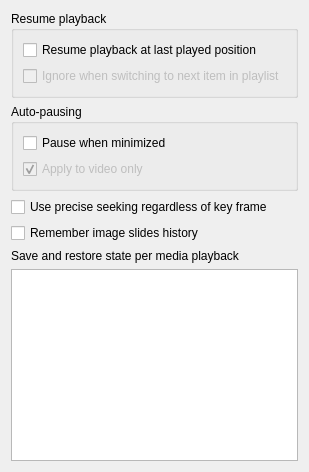
       <widget class="QWidget" name="playback">
        <property name="name" stdset="0">
         <string>Play</string>
        </property>
        <property name="icon" stdset="0">
         <iconset resource="../rsclist.qrc">
          <normaloff>:/img/media-playback-start-32.png</normaloff>:/img/media-playback-start-32.png</iconset>
        </property>
        <layout class="QVBoxLayout" name="verticalLayout_8">
         <item>
          <widget class="QGroupBox" name="groupBox_2">
           <property name="title">
            <string>Resume playback</string>
           </property>
           <layout class="QVBoxLayout" name="verticalLayout_6">
            <item>
             <widget class="QCheckBox" name="remember_stopped">
              <property name="text">
               <string>Resume playback at last played position</string>
              </property>
             </widget>
            </item>
            <item>
             <widget class="QCheckBox" name="resume_ignore_in_playlist">
              <property name="enabled">
               <bool>false</bool>
              </property>
              <property name="text">
               <string>Ignore when switching to next item in playlist</string>
              </property>
             </widget>
            </item>
           </layout>
          </widget>
         </item>
         <item>
          <widget class="QGroupBox" name="groupBox">
           <property name="title">
            <string>Auto-pausing</string>
           </property>
           <layout class="QVBoxLayout" name="verticalLayout_5">
            <item>
             <widget class="QCheckBox" name="pause_minimized">
              <property name="text">
               <string>Pause when minimized</string>
              </property>
             </widget>
            </item>
            <item>
             <widget class="QCheckBox" name="pause_video_only">
              <property name="enabled">
               <bool>false</bool>
              </property>
              <property name="text">
               <string>Apply to video only</string>
              </property>
              <property name="checked">
               <bool>true</bool>
              </property>
             </widget>
            </item>
           </layout>
          </widget>
         </item>
         <item>
          <widget class="QCheckBox" name="precise_seeking">
           <property name="text">
            <string>Use precise seeking regardless of key frame</string>
           </property>
          </widget>
         </item>
         <item>
          <widget class="QCheckBox" name="remember_image">
           <property name="text">
            <string>Remember image slides history</string>
           </property>
          </widget>
         </item>
         <item>
          <widget class="QLabel" name="label_51">
           <property name="text">
            <string>Save and restore state per media playback</string>
           </property>
          </widget>
         </item>
         <item>
          <widget class="QTreeView" name="restore_properties_view">
           <property name="rootIsDecorated">
            <bool>false</bool>
           </property>
           <attribute name="headerVisible">
            <bool>false</bool>
           </attribute>
          </widget>
         </item>
        </layout>
       </widget>
